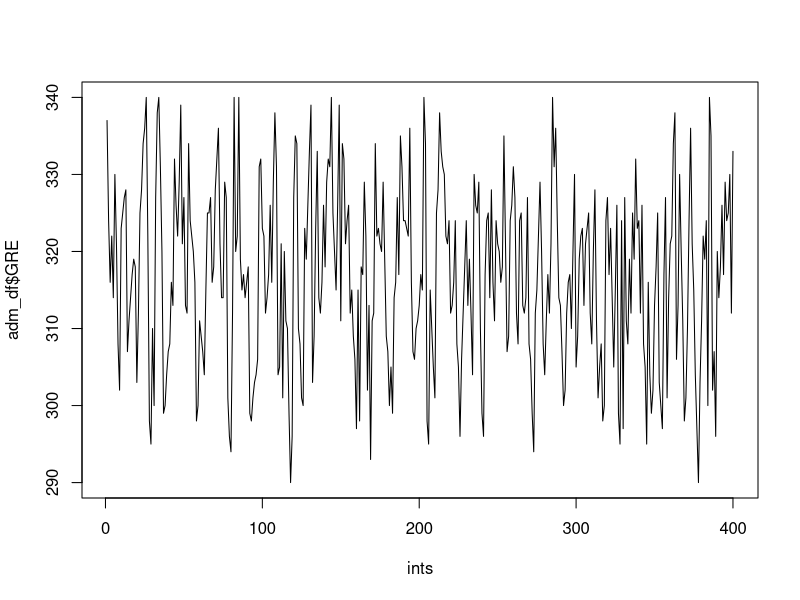
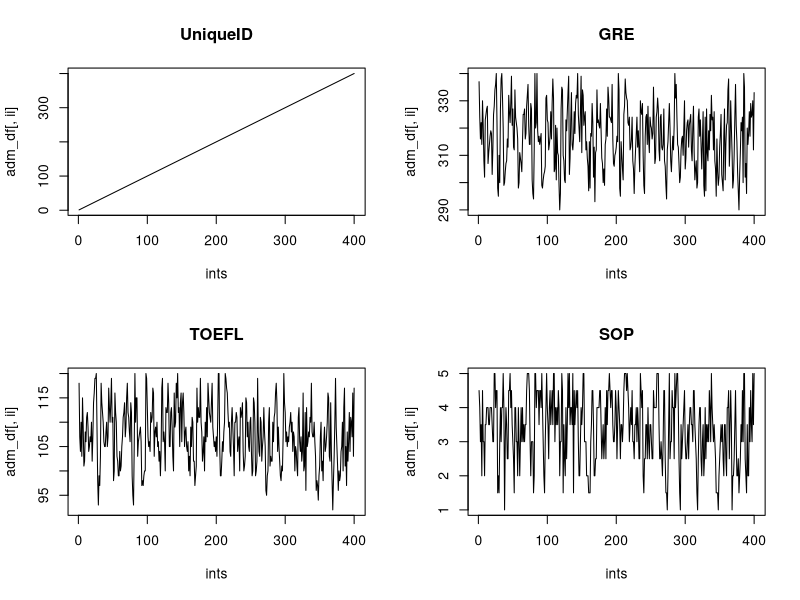
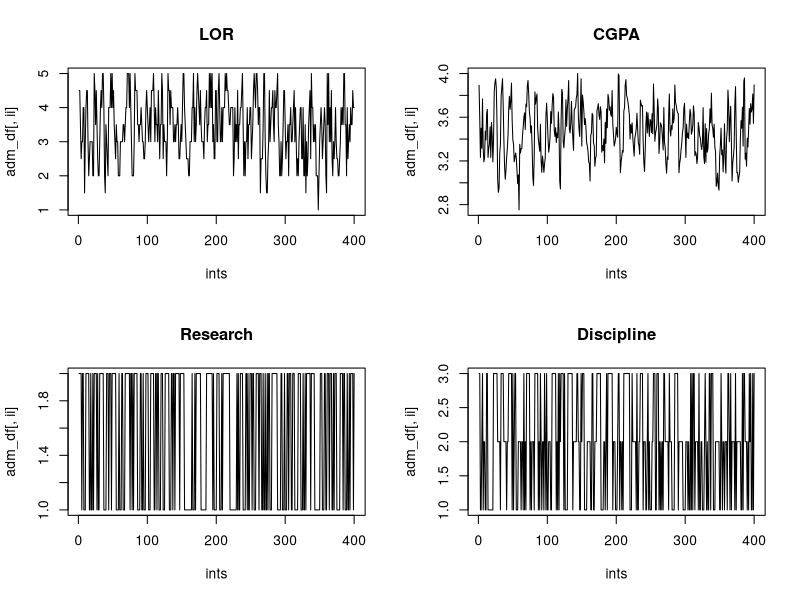
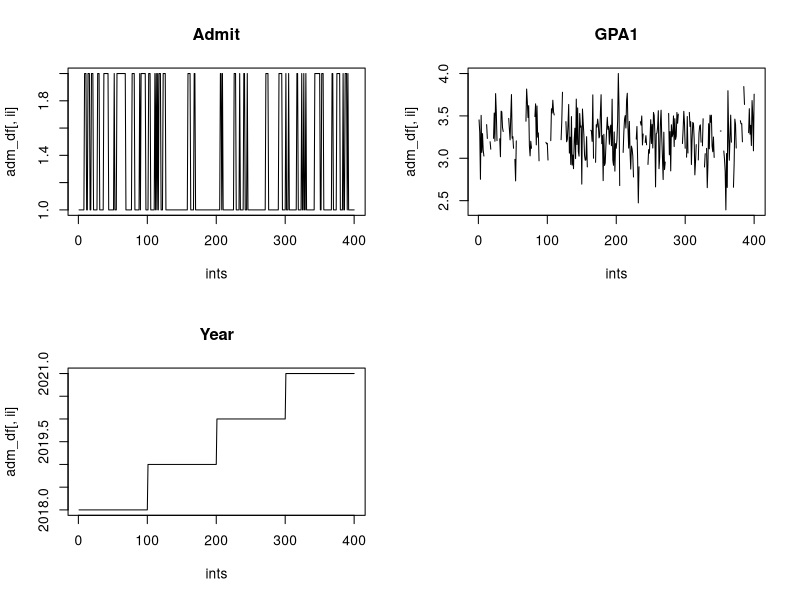
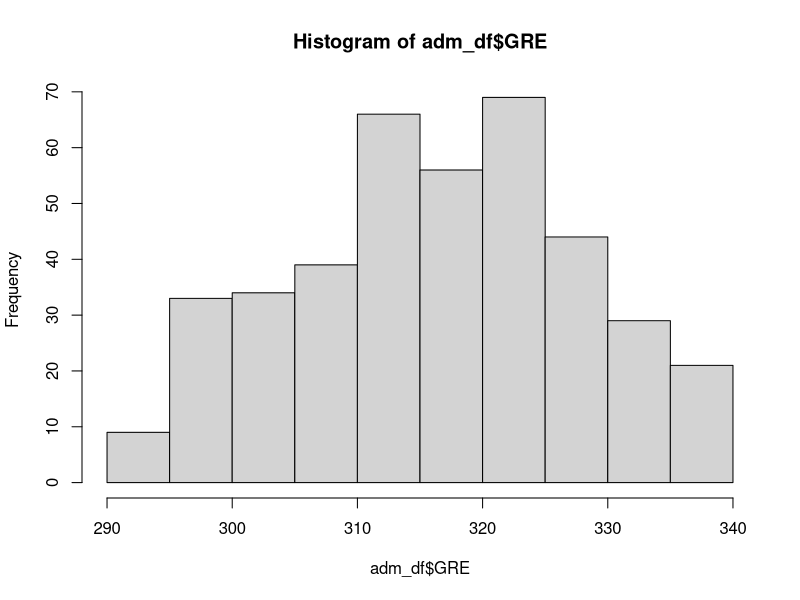
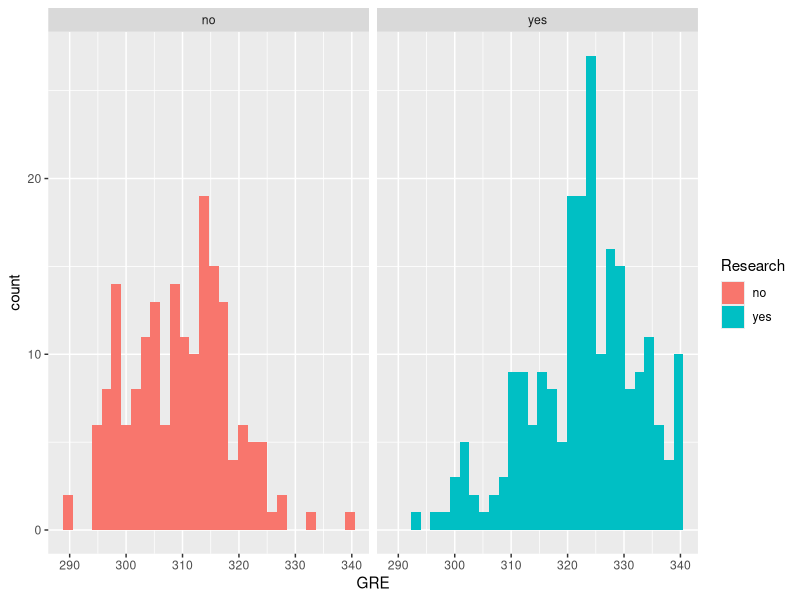
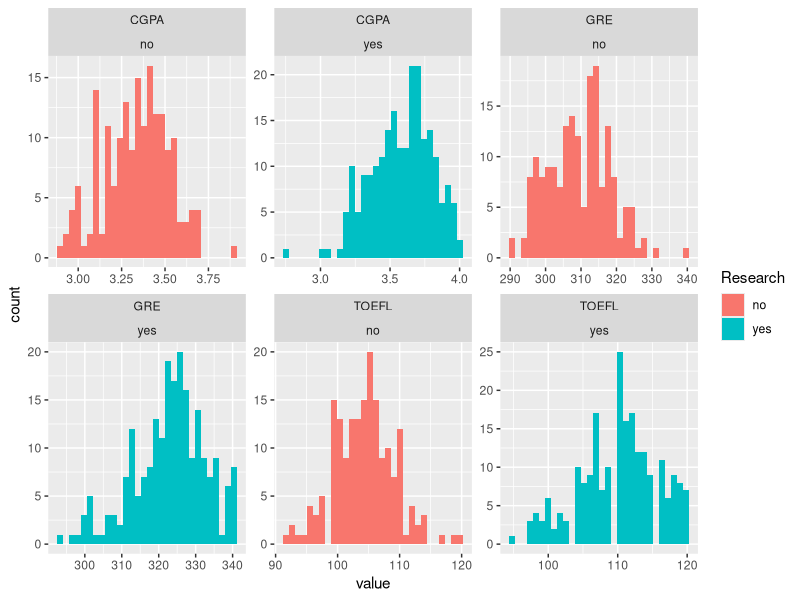
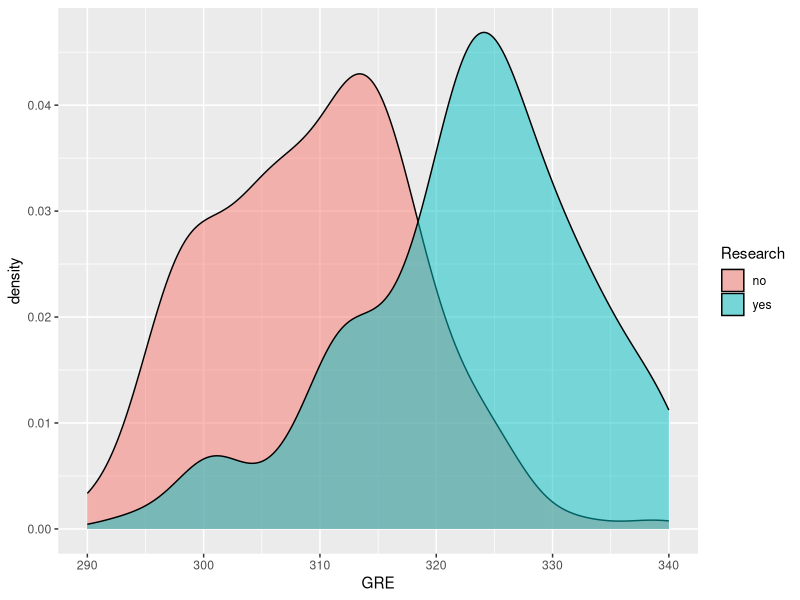

The R script that drew these images, in order: (Note: this script raises an error after producing the figures.)
#' ---
#' title: "Exploratory Data Analysis"
#' author:
#'   - Tyler B. Garner, tbg5023@psu.edu
#'   - Jennifer Valcin, jpv5319@psu.edu
#' output:
#'   html_document:
#'     toc: true
#'     toc_float: true
#'     collapsed: false
#'     theme: united
#'     highlight: tango
#' ---

#+ setup, include = FALSE
knitr::opts_knit$set(root.dir = '../')

# data set modified from https://www.kaggle.com/datasets/akshaydattatraykhare/data-for-admission-in-the-university

#' ## Introduction
#' 
#' Exploratory Data Analysis (EDA) is an approach to analyzing and summarizing data sets to gain a better understanding of the underlying structure, patterns, and relationships. It is often used as a preliminary step before more formal statistical modeling or hypothesis testing. EDA typically involves visualizing data using plots and graphs, calculating summary statistics, and identifying outliers and other unusual observations. The goal is to identify patterns, trends, and insights that can inform further analysis and decision-making.
#' 
#' There are several steps and techniques that are commonly used in performing Exploratory Data Analysis (EDA):
#'
#' 1. **Importing and cleaning the data** - This involves loading the data into a software environment and checking for missing values, duplicated values, and other inconsistencies.
#'
#' 2. **Identifying patterns and outliers** - This involves identifying patterns, trends, and  outliers in the data by examining the visualizations and summary statistics from the previous steps.
#'
#' 3. **Univariate analysis** - This involves analyzing each variable independently by calculating summary statistics (such as mean, median, and standard deviation) and creating visualizations (such as histograms and box plots) to understand the distribution of each variable.
#' 
#' 4. **Bivariate analysis** - This involves analyzing the relationship between two variables by  creating visualizations (such as scatter plots and correlation matrix) and calculating  correlation coefficients (such as Pearson’s  *r*) to understand the strength and direction of the relationship.
#' 
#' 5. **Multivariate analysis** - This involves analyzing the relationship between more than two variables by creating visualizations (such as scatter plot matrix and parallel coordinates plot) and using techniques such as principal component analysis (PCA) to understand the structure of  the data.
#' 
#' Note that EDA is an iterative process and not all techniques will be applied depending on the data set and question(s).  Additionally, you may need to go back and repeat steps or apply different techniques as you gain a deeper understanding of the data.
#' 
#' 
#' ## Data import and cleaning
#'
#' First we will need to import our data set into `R`. The data is stored in a .csv file, which we can read in using the `read.csv()` function by passing a string that gives the relative file path. When loading in data we should assign it to an object so that we can call functions on it. We should also get a glance at our data to get a sense for what it looks like, which we can do using the `head()` function to see the first few rows.

#+ load-data
adm_df <- read.csv("data/raw/adm_data.csv")

head(adm_df)

#' ### Data structure
#' 
#' Before diving into analyses it is good to know how the dataset is structured. With the `str()` function we can print the dimensions of the dataset in rows (observations) by columns (variables), in addition to listing the variables, their types, and their first few values. 

#+ str
str(adm_df)

#' We can see that there are 400 total observations across 11 variables. Four of the variables were read in as `int`, meaning *integer*, which is specific numeric data type that does not allow decimal points. Other variables are coded as either `num` for *numeric*, which can include decimal points, and `chr` for *character* which is the same as *string*.
#' 
#' For our analysis we will want to re-code these variables as factors, which we can easily do with the `factor()` function. After assigning the variables to factors we can use the `summary()` function again to see how those variables are distributed.

#+ code-factors
adm_df$Research <- factor(adm_df$Research)
adm_df$Discipline <- factor(adm_df$Discipline)
adm_df$Admit <- factor(adm_df$Admit)

summary(adm_df)


#' ### Check for missing values
#' 
#' To check for missing values or `NA` values we can use the `is.na()` function. This function returns a logical vector or matrix indicating which elements are missing.  When wrapped in the `sum()` function, the total number of `NA` values will be returned.

#+ any-na
sum(is.na(adm_df))

#' We can further use an apply function to get the total number of missing values in each variable (column).

#+ sapply-na
sapply(adm_df, function(x) sum(is.na(x)))

#' The output above shows us that all of the missing values are within the *GPA1* variable. Using some filtering and the `head()` function we can print a few rows that have missing values.

#+ head-na
head(adm_df[is.na(adm_df$GPA1), ])

#' It appears that when *Admit* is "Rejected" then there is a missing value for *GPA1*. This would make sense as students who were not admitted to the school would not have a GPA for their first year in the program. We can check this further by filtering for missing values in *GPA1* then getting the summary statistics for *Admit* and *GPA1* with `summary()`.

#+ summary-na
summary(adm_df[is.na(adm_df$GPA1), c("Admit", "GPA1")])

#' We can confirm that all of the missing values in *GPA1* are when an applicant was "Rejected", and it would make sense to leave the missing values as they are. However, if we did need to resolve missing values we have a few options available to handle them:
#'
#' 1. **Remove observations** - This involves removing any observations that have missing values. This can be a viable option if the missing values are relatively few and scattered throughout the dataset. However, if a large proportion of the dataset is missing, this approach may result in losing important information.
#' 2. **Use a flag variable** - This involves creating a new variable that indicates whether a value is missing or not. This allows the model to take into account the missing data, but it requires the model to be able to handle missing data.
#' 3. **Ignore the variable** - If the variable with missing values is not important for the analysis, it can be ignored.
#' 4. **Imputation** - This involves replacing the missing values with estimates. Simple imputation methods replace missing values using the mean, median, or mode of the non-missing values. Some methods include using a predictive model, such as regression or k-nearest neighbors to estimate the missing values based on the other variables in the data set. There are also advanced imputation methods like hot-deck imputation or multiple imputation.
#' 
#' It's important to consider the specific characteristics of your data and the goals of your analysis when deciding which strategy to use. It is also important to note that imputation methods can introduce bias and variability in the data, so it's essential to validate the results and check the assumptions of the model if imputation method is chosen.
#' 
#' 
#' ### Check for duplicated values
#' 
#' Whether to keep or remove duplicate rows depends on the specific characteristics of your data and the goals of your analysis. If the duplicates represent meaningful observations, such as multiple measurements taken at different times, then it may be appropriate to keep the duplicate rows. However, if the duplicates are the result of errors or inaccuracies in the data collection process, it may be appropriate to remove them.
#'
#' In `R`, the `duplicated()` function is used to identify duplicate rows in a data frame or matrix. This function returns a logical vector indicating which rows are duplicates.  Like with `is.na()`, when wrapped in the `sum()` function, the total number of duplicated rows (`TRUE` values) will be returned. 

#+ any-duplicated
sum(duplicated(adm_df))

#' This dataset also lacks any duplicated observations. If you were to have duplicates that would be problematic for your analysis, you can use the `unique()` function, which returns a data frame or matrix with only the unique rows. If you use the `unique()` function on a dataset that does not have any duplicates, it will just return the original dataset.

#+ unique
adm_df <- unique(adm_df)

str(adm_df)

#' Alternatively, if you decide to keep the duplicate rows, it is important to be aware that they may introduce bias, noise, and variability in the data, so it is essential to validate the results and check the assumptions of the model. If the duplicates represent a small proportion of the data and not having them would affect the analysis, it is a good practice to keep them and note their presence in the analysis.
#' 
#' 
#' ### Check for patterns
#' 
#' Checking for patterns in exploratory data analysis is important because it allows us to identify relationships, trends, and outliers in the data, which can help inform our modeling choices and ensure that we are not making erroneous conclusions.
#' 
#' One type of pattern that can quickly be problematic is whether the variables have any trends with their location in the dataset. This could be the result of non-random sampling and/or non-independent observations, which would violate the assumptions of many analysis methods, or could be the result of prior sorting, which would not be a problem. Alternatively, if we are dealing with time-series data we would likely expect to see some kind of trend that we would want to model.
#' 
#' To check whether there are any trends among the variables by their location, we can plot each variable against their row number. First, we will create a vector of numbers ranging from 1 to the total number of rows. That vector will then be used for the x-axis in the `plot()` function, while we plot our variables on the y-axis.

#+ pattern
ints <- 1:nrow(adm_df)

plot(ints, adm_df$GRE, type = 'l')

#' Plotting each variable will be quite tedious, so instead we can use a loop function to quickly generate each plot. We will give these plots titles so that when we view them we are sure which variable we are observing.
#' 
#' Because there are 10 variables we will be making 10 plots. So, it would make sense to plot some of them together in the same graphic. We will use `par(mfrow = c(2, 2))` to tell `R` to plot on a 2 x 2 grid, so that we can fit 4 plots in a single graphical space. After the loop we will reset to the default of a 1 x 1 space with `par(mfrow = c(1, 1))`.
#' 
#' In the `for` loop, we will loop through a sequence of numbers from 1 to the total number of columns, 10. At each iteration, the loop will plot a line plot of the observed values against the number of the observation, which we defined in `ints` above. We will also add a title to the plot by indexes the column name at each iteration so that it is clear which plots belong to which variables.

#+ pattern-loop
par(mfrow = c(2, 2))
for (ii in 1:ncol(adm_df)) {
  plot(ints, adm_df[, ii], type = 'l')
  title(colnames(adm_df)[ii])
}
par(mfrow = c(1, 1))

#' Except for *UniqueID*, where a trend would be expected, we do not notice any obvious trends in the variables.
#' 
#' 
#' ## Univariate analysis
#' 
#' Univariate analysis is a statistical technique that is used to analyze and summarize a single variable. The goal of univariate analysis is to understand the distribution and properties of a single variable, without considering any relationships with other variables.
#' 
#' Univariate analysis typically involves calculating summary statistics such as the mean, median, and standard deviation, and creating visualizations such as histograms, box plots, and frequency tables to understand the distribution of the variable.
#' 
#' 
#' ### Summary statistics
#' 
#' To get some basic descriptive statistics on the variables we can call the `summary()` function on our data set.

#+ summary-stats
summary(adm_df)

#' In the output we can see the values on the centrality and distribution of the numeric variables, while for the *Research*, *Discipline*, and *Admit* variables we are told that they are of the character type.
#' ___________FIX__________
#' 
#' The output now gives us the total number of instances for category in the factor variables. Notably, the *Discipline* variable has a nearly balanced split between the three disciplines while in the *Admit* variable most of the students are *Accepted*.
#' 
#' 
#' #### Printing specific summary statistics
#' 
#' The `summarise()` function in `dplyr` is a powerful tool that, when combined with other functions, provide details about the data set.  For example, we can print the means and standard deviations of GRE scores separately for accepted and rejected applicants.
#' 
#' * `group_by()` groups each unique level in the Admit column (Accepted or Rejected).
#' * `summarize()` creates two new columns that will will name mean_GRE and sd_GRE with the means   and standard deviations of GRE scores as given by the `mean()` and `sd()` functions.

#+ dplyr-summ
library(dplyr)

adm_df %>%
  group_by(Admit, Year) %>%
  summarize(mean_GRE = mean(GRE),
            sd_GRE = sd(GRE))


#' ### Distributions
#' 
#' Understanding the distribution of variables is crucial for building accurate and effective models. The distribution of a variable refers to the way in which the values of that variable are spread across the data set.
#' 
#' Different types of variables can have different distributions. For example, continuous variables (such as height or weight) often follow a normal distribution, which is bell-shaped and symmetric. Categorical variables (such as gender or nationality) may follow a discrete distribution, where the values are restricted to a finite number of categories.
#' 
#' Understanding the distribution of variables is important because it affects how we model them. For example, if a variable follows a normal distribution, we can use a linear model to predict its values. However, if the variable is highly skewed or has outliers, we may need to use a different type of model, such as a non-linear model or a generalized linear model.
#' 
#' In addition, the distribution of variables can affect the assumptions of the modeling process. For example, linear models assume that the residuals (the difference between the predicted values and the actual values) follow a normal distribution. If this assumption is violated, the model may not be accurate or reliable.
#' 
#' In the context of EDA, univariate distributions can be visualized using histograms, box plots, density plots, and other statistical plots. These plots can provide insights into the shape of the distribution, such as whether it is symmetrical or skewed, as well as information about the central tendency and variability of the data.
#' 
#' 
#' #### Histograms
#' 
#' Histograms are graphs used to visualize the distribution of a continuous variable. They display the frequency or count of observations within each interval or bin of the variable's range, allowing for a quick understanding of the shape, central tendency, and variability of the data.
#' 
#' We can plot a basic histogram by supplying a continuous variable (as a vector) to the `hist()` function.

#+ hist
hist(adm_df$GRE)

#' With `ggplot()`, part of the `ggplot2` package, we can easily make more advanced plots. For example, we can plot multiple histograms for a continuous variable, each representing some factor.
#' 
#' Here, we will plot the histograms of *GRE* for each level of *Research*. The first argument in `ggplot()` takes our dataset, then we will out the `aes()` (aesthetics) argument, where we define which variables to plot on the axis, to use for coloring, etc. Next, we add `geom_histogram()` following a `+` to tell `ggplot()` to use a histogram geometry for plotting. Finally, we add `facet_wrap()` to define how we want to wrap a set of panels, which we do with `~ Research` to indicate wrapping by the values of the *Research* variable.

#+ gg-hist
library(ggplot2)

ggplot(adm_df,
       aes(x = GRE,
           fill = Research)) +
  geom_histogram() +
  facet_wrap(~ Research)

#' Using piping and some data manipulation tools from the `dplyr` and `tidyr` packages, we can also simultaneously plot histograms of multiple variables.
#' 
#' Here, we will simultaneously plot histograms for *CGPA*, *GRE*, and *TOEFL* with each separated by *Research*. We will first pipe the dataset into the `pivot_longer()` function, which creates two new variables based on a list of other variables, one with the *name* of the variables and the second with their *value*. We will then pipe the modified dataset into `ggplot()`.

#+ gg-hist-facet
library(dplyr)
library(tidyr)

adm_df %>%
  pivot_longer(c(CGPA, GRE, TOEFL)) %>%
  ggplot(aes(x = value,
             fill = Research)) +
  geom_histogram(position = 'identity') +
  facet_wrap(~ name * Research,
             # Let each panel have independently scaled x- and y-axis
             scales = 'free')

#' From the histograms, it appears students who have undergraduate research experience tend to have higher cumulative GPAs and score higher on the GRE and TOEFL exams.
#' 
#' 
#' #### Density plots
#' 
#' Density plots are a type of graph used to display the probability distribution of a continuous variable. They estimate the underlying probability density function of the data and display it as a smooth curve. The area under the curve represents the probability of observing a value within a particular range of the variable. Density plots are useful for understanding the shape, central tendency, and variability of the distribution of a variable, and they can be particularly helpful when comparing the distributions of multiple variables or groups.
#' 
#' 

#+ gg-density
ggplot(adm_df,
       aes(x = GRE,
           fill = Research)) +
  geom_density(alpha = 0.5)

#' While density plots can be better than histograms to compare the distributions of multiple groups, like if there are too few bins in a histogram if there is too much smoothing in a density plot it can hide important features of the distribution.
#' 
#' 
#' #### Boxplots
#' 
#' Boxplots are a type of graph used to visualize the distribution of a variable. They display the five-number summary (minimum, maximum, median, and first and third quartiles) of the variable, as well as any outliers. Boxplots are useful for comparing the distribution of one or more variables across different groups or categories.
#' 
#' Here, we will plot the distributions of *SOP* for the three disciplines. While we can do so with the `boxplot()` function in base `R`, `ggplot()` makes it much easier for us.

#+ gg-boxpl
ggplot(adm_df,
       aes(x = Discipline,
           y = SOP)) +
  geom_boxplot()

#' From the plots, it appears that students in *Science & Eng* have higher scores on *SOP* while those in *Humanities and Soc Science* score the lowest overall.
#' 
#' Because boxplots summarize the data into quantiles it is very useful for non-normal data, in addition to normalized data. Just note that if using a statistical test based on the assumption of normality, boxplots may not be the most appropriate type of plot to visualize your results. Instead, pointranges, lineranges, and errorbars around the means may be more appropriate.
#' 
#' 
#' #### Scatterplots
#' 
#' Scatterplots are a type of graph used to display the relationship between two continuous variables. They plot the values of one variable on the x-axis and the values of the other variable on the y-axis. Each point on the plot represents a single observation, and the pattern of the points can provide insights into the strength and direction of the relationship between the variables. Scatterplots are commonly used in exploratory data analysis and can be helpful in identifying patterns, trends, and outliers in the data.
#' 
#' 

#+ gg-point
ggplot(adm_df,
       aes(x = GRE,
           y = CGPA)) +
  geom_point()


#' ### Statistical methods to assess distributions
#' 
#' _----------------------------
#' 
#' #### Shapiro-wilk's normality test

#+ shapiro
shapiro.test(adm_df$CGPA)
shapiro.test(adm_df$GRE)



#' #### Correlations

#' First mutate all of the variables into the numeric type, then use the cor() function to get the Spearman-rank correlations between each variable.

#+ cor
adm_cor <- adm_df %>%
  mutate(across(everything(), as.numeric)) %>%
  cor(method = 'spearman')

library(corrplot)

corrplot(adm_cor, method = 'square')


#' Why do so many variables have negative relationships with admittance? Because when we changed
#' the Admit variable to numeric it was recoded so that Accepted is 1 and Rejected is 2.


#+ pairs
pairs(adm_df)

#+ gg-pairs
library(GGally)

adm_df %>%
  select(c(CGPA, GRE, TOEFL)) %>%
  ggpairs()




#' Before wrapping up, we should save our dataset that we modified so that we do not have to go through the same process again every time we come back to it. By saving the dataset as a `.RDS` file using the `saveRDS()` function. Then, when we load the `.RDS` file later the modified dataset and its metadata (things like variable types) will be restored.

#+ save
saveRDS(adm_df, 'data/interim/adm_df.RDS')
